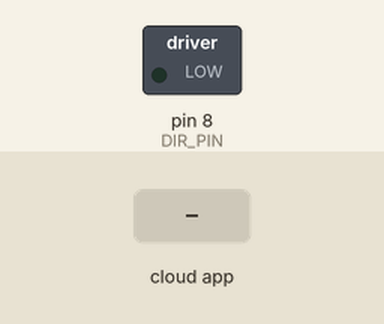
Bench run of a sketch on a simulated Arduino Uno, built with avr-gcc and run on an emulated ATmega328P. Parts: switched loads named in the sketch (green lamp = pin HIGH). Inputs (shaded band) come from the test bench. The ROS host is connected and sends only what is stated; pins used as bus, display or sensor lines are not drawn.

Above: at 1.2 s.
1.3 s: the phone or cloud app sets HCmotor to 45
At 1.9 s:
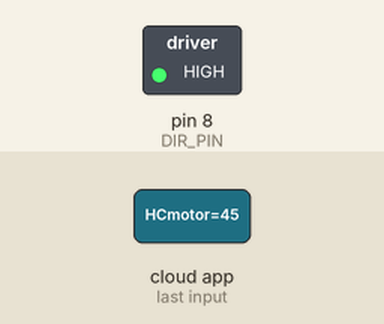
Timing chart, 0 to 4.3 s (numbered marks = the images above; inputs shaded):
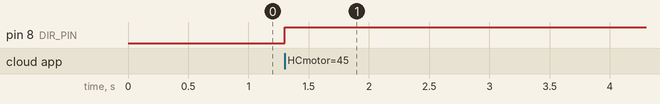

Measured:
- after the input at 1.3 s, pin 8 (DIR_PIN): LOW → HIGH at once

The sketch:

Railway_StepMotor.ino
```cpp
// 가변저항을 이용한 리니어 이송레일 정역제어

/* 라이브러리 include */
#include "HCMotor.h"
#include <ros.h>
#include <std_msgs/Int32.h>

/* 모터드라이버 연결핀 */
#define DIR_PIN 8 //스텝모터드라이버 DIR 연결핀
#define CLK_PIN 9 //스텝모터드라이버 CLK 연결핀

/* HCMotor 라이브러리 인스턴스 생성 */
HCMotor HCMotor;

ros::NodeHandle nh;

int var;

void messageCb(const std_msgs::Int32 &msg)
{
    var = msg.data;
    if(var > 0){
      HCMotor.Direction(0, FORWARD);
      HCMotor.DutyCycle(0, var);
    }
    else if(var < 0){
      var = -(var);
      HCMotor.Direction(0, REVERSE);
      HCMotor.DutyCycle(0, var);
    }
    HCMotor.DutyCycle(0, var);
    //Serial.println(var);
}

ros::Subscriber<std_msgs::Int32> sub("HCmotor", &messageCb);

void setup()
{
  //Serial.begin(57600);

  nh.initNode();

  /* 라이브러리 초기화 */
  HCMotor.Init();

  /* 모터0을 스텝모터로 설정하고 연결된 핀을 지정 */
  HCMotor.attach(0, STEPPER, CLK_PIN, DIR_PIN);

  /* 모터를 연속동작모드로 설정*/
  HCMotor.Steps(0,CONTINUOUS);

  nh.subscribe(sub);
  HCMotor.DutyCycle(0,0);
}

void loop()
{
  nh.spinOnce();
  delay(0.01);
}
```

HCMotor.h
```cpp
/* FILE:    HCMotor.h
   DATE:    09/07/15
   VERSION: 0.1
   AUTHOR:  Andrew Davies
11/03/15 version 0.1: Original version

Library header for driving DC and stepper motors.
You may copy, alter and reuse this code in any way you like, but please leave
reference to HobbyComponents.com in your comments if you redistribute this code.
This software may not be used directly for the purpose of selling products that
directly compete with Hobby Components Ltd's own range of products.
THIS SOFTWARE IS PROVIDED "AS IS". HOBBY COMPONENTS MAKES NO WARRANTIES, WHETHER
EXPRESS, IMPLIED OR STATUTORY, INCLUDING, BUT NOT LIMITED TO, IMPLIED WARRANTIES OF
MERCHANTABILITY AND FITNESS FOR A PARTICULAR PURPOSE, ACCURACY OR LACK OF NEGLIGENCE.
HOBBY COMPONENTS SHALL NOT, IN ANY CIRCUMSTANCES, BE LIABLE FOR ANY DAMAGES,
INCLUDING, BUT NOT LIMITED TO, SPECIAL, INCIDENTAL OR CONSEQUENTIAL DAMAGES FOR ANY
REASON WHATSOEVER.
*/


#ifndef HCMotor_h
#define HCMotor_h

#include "Arduino.h"

/******************************************************************************
  CHANGE THIS VALUE TO MATCH THE NUMBER OF MOTORS YOU WISH TO ATTACH
Increasing this value will allow you to drive more motors. Reducing it will
increase the speed of your main loop
/*****************************************************************************/

#define MAXMOTORS 4

/*****************************************************************************/


#define REVERSE false
#define FORWARD true
#define CONTINUOUS 0xFFFF

/* Supported Motor types */
enum MotorType
{
  DCMOTOR,
  DCMOTOR_H_BRIDGE,
  STEPPER
};


/* Structure used to store information about each attached motor type */
struct MotorInfo
{
   uint8_t MotorType;
   volatile uint8_t* PortA;
   volatile uint8_t* PortB;
   volatile uint8_t* ActivePort;
   uint8_t MaskA;
   uint8_t MaskB;
   uint8_t ActiveMask;
   uint8_t PinA;
   uint8_t PinB;
   unsigned int Counter = 0;
   unsigned int PulseLength = 0;
   unsigned int PulseHigh = 0;
   unsigned int Steps = 0;
   boolean Attached = false;
   boolean Direction = FORWARD;
};


/* Timer 2 clock prescaling values */
enum MotorT2PreScaller
{
  T2_CLK_DIV_0    = 1,
  T2_CLK_DIV_8    = 2,
  T2_CLK_DIV_32   = 3,
  T2_CLK_DIV_64   = 4,
    T2_CLK_DIV_128  = 5,
    T2_CLK_DIV_256  = 6,
    T2_CLK_DIV_1024 = 7
};


class HCMotor
{
  public:
  HCMotor(void);
  void Init(void);
  void attach(byte MotorNum, byte MotorType, byte Pin);
  void attach(byte MotorNum, byte MotorType, byte PinA, byte PinB);
  void detach(byte MotorNum);
  void DutyCycle(byte MotorNum, unsigned int Time);
  void OnTime(byte MotorNum, unsigned int Time);
  void Direction(byte MotorNum, boolean Direction);
  void Steps(byte MotorNum, unsigned int Steps);

  private:
  void _MotorTimer2(void);
  void _MotorTimer2Init(byte prescaler, byte compare);
};


#endif
```

HCmotor.cpp
```cpp
/* FILE:    HCMotor.cpp
   DATE:    09/07/15
   VERSION: 0.1
   AUTHOR:  Andrew Davies
11/03/15 version 0.1: Original version

Library for driving DC and stepper motors.
You may copy, alter and reuse this code in any way you like, but please leave
reference to HobbyComponents.com in your comments if you redistribute this code.
This software may not be used directly for the purpose of selling products that
directly compete with Hobby Components Ltd's own range of products.
THIS SOFTWARE IS PROVIDED "AS IS". HOBBY COMPONENTS MAKES NO WARRANTIES, WHETHER
EXPRESS, IMPLIED OR STATUTORY, INCLUDING, BUT NOT LIMITED TO, IMPLIED WARRANTIES OF
MERCHANTABILITY AND FITNESS FOR A PARTICULAR PURPOSE, ACCURACY OR LACK OF NEGLIGENCE.
HOBBY COMPONENTS SHALL NOT, IN ANY CIRCUMSTANCES, BE LIABLE FOR ANY DAMAGES,
INCLUDING, BUT NOT LIMITED TO, SPECIAL, INCIDENTAL OR CONSEQUENTIAL DAMAGES FOR ANY
REASON WHATSOEVER.
*/


#include "HCMotor.h"
#include <avr/interrupt.h>

MotorInfo Motor[MAXMOTORS];


/* Constructor to initialise the GPIO and library */
HCMotor::HCMotor(void)
{
  /* Nothing to do ! */
}

/* Initialise the interrupt timer to generate the TDM/Clock signals in the
   background. Set the timer an interrupt to trigger every 100uS. */
void HCMotor::Init(void)
{
  HCMotor::_MotorTimer2Init(T2_CLK_DIV_32, 49);
}

/* Reconfigures the hardware timer 2 to trigger an interrupt */
void HCMotor::_MotorTimer2Init(byte prescaler, byte compare)
{
  /* Turn off interrupts whilst we setup the timer */
  cli();
  /* Set timer mode to clear timer on compare match (mode 2)*/
  TCCR2A = (1<<WGM21);

  /* Set the prescaler */
  TCCR2B = prescaler;

  /* Clear timer 2 counter */
  TCNT2 = 0;

  /* Set the compare match register */
  OCR2A = compare;

  /* Enable timer 2 interrupt on compare match */
  TIMSK2 = (1<<OCIE2A);

    /* Turn interrupts back on */
    sei();

}


/* Attaches a PWM output for a standard DC motor where:
MotorNum is a value used to reference which motor we wish to attach. Valid values are between 0 and MAXMOTORS.
MotorType is the type of motor being attached. Currently only one valid value (DCMOTOR)
Pin is the digital pin to attach it to (this can be any digital pin, not just the hardware PWM pins)
*/
void HCMotor::attach(byte MotorNum, byte MotorType, byte Pin)
{
  if(MotorNum < MAXMOTORS)
  {
    /* Store the port number and mask for the required digital pin */
    Motor[MotorNum].PortA = portOutputRegister(digitalPinToPort(Pin));
    Motor[MotorNum].ActivePort = Motor[MotorNum].PortA;

    Motor[MotorNum].MaskA = digitalPinToBitMask(Pin);
    Motor[MotorNum].ActiveMask = Motor[MotorNum].MaskA;

    /* Set all values used for generating the pulse to zero */
    Motor[MotorNum].Counter = 0;
    Motor[MotorNum].PulseHigh = 0;
    Motor[MotorNum].PulseLength = 0;

    /* If motor is already attached to pins then disable them before
       attaching to new pins */
    if (Motor[MotorNum].Attached)
    {
      pinMode(Motor[MotorNum].PinA, INPUT);
    }else
    {
      Motor[MotorNum].Attached = true;
    }

    /* Save the motor type and attached pin */
    Motor[MotorNum].MotorType = MotorType;
    Motor[MotorNum].PinA = Pin;

    /* Set the digital pin to an output. */
    pinMode(Pin, OUTPUT);
  }
}

/* Attaches a PWM output for a standard DC motor with H-bridge driver or a stepper motor where:
MotorNum is a value used to reference which motor we wish to attach. Valid values are between 0 and MAXMOTORS.
MotorType is the type of motor being attached. Valid values are DCMOTOR_H_BRIDGE or STEPPER
PinA  PinB are the digital pins to attach it to. For a stepper motor PinA is the clock pin and PinB is the direction pin.
*/
void HCMotor::attach(byte MotorNum, byte MotorType, byte PinA, byte PinB)
{
  if(MotorNum < MAXMOTORS)
  {
    /* Store the port number and mask for the required digital pins */
    Motor[MotorNum].PortA = portOutputRegister(digitalPinToPort(PinA));
    Motor[MotorNum].PortB = portOutputRegister(digitalPinToPort(PinB));

    Motor[MotorNum].MaskA = digitalPinToBitMask(PinA);
    Motor[MotorNum].MaskB = digitalPinToBitMask(PinB);

    /* Set an active direction */
    if(Motor[MotorNum].Direction == FORWARD || Motor[MotorNum].MotorType == STEPPER)
    {
      Motor[MotorNum].ActivePort = Motor[MotorNum].PortA;
      Motor[MotorNum].ActiveMask = Motor[MotorNum].MaskA;
    }else
    {
      Motor[MotorNum].ActivePort = Motor[MotorNum].PortB;
      Motor[MotorNum].ActiveMask = Motor[MotorNum].MaskB;
    }

    /* Set all values used for generating the pulse to zero */
    Motor[MotorNum].Counter = 0;
    Motor[MotorNum].PulseHigh = 0;
    Motor[MotorNum].PulseLength = 0;

    /* If motor is already attached to pins then disable them before
       attaching to new pins */
    if (Motor[MotorNum].Attached)
    {
      pinMode(Motor[MotorNum].PinA, INPUT);
      pinMode(Motor[MotorNum].PinB, INPUT);
    }else
    {
      Motor[MotorNum].Attached = true;
    }

    /* Save the motor type and attached pins */
    Motor[MotorNum].MotorType = MotorType;
    Motor[MotorNum].PinA = PinA;
    Motor[MotorNum].PinB = PinB;

    /* Set the digital pins to an output. */
    pinMode(PinA, OUTPUT);
    pinMode(PinB, OUTPUT);
  }
}


/* Removes an attached motor from the list and sets its pin(s) to inputs where:
   MotorNum is a value used to reference which motor we wish to detach. */
void HCMotor::detach(byte MotorNum)
{
  if (Motor[MotorNum].Attached)
  {
    Motor[MotorNum].Counter = 0;
    Motor[MotorNum].PulseHigh = 0;
    Motor[MotorNum].PulseLength = 0;

    pinMode(Motor[MotorNum].PinA, INPUT);
    if(Motor[MotorNum].MotorType == DCMOTOR_H_BRIDGE || Motor[MotorNum].MotorType == STEPPER)
      pinMode(Motor[MotorNum].PinB, INPUT);

    Motor[MotorNum].Attached = false;
  }
}


/* Sets the on part of the duty cycle for DC motors where:
   MotorNum is a value used to reference which motor we wish to alter.
   Time is the amount of the duty cycle the motor will be on for in 100uS increments. */
void HCMotor::OnTime(byte MotorNum, unsigned int Time)
{
  if (Motor[MotorNum].Attached && Motor[MotorNum].MotorType != STEPPER)
  {
    if(Time <= Motor[MotorNum].PulseLength)
    {
      Motor[MotorNum].PulseHigh = Time;
    }else
    {
      Motor[MotorNum].PulseHigh = Motor[MotorNum].PulseLength;
    }
  }
}

/* For DC motors sets the duty cycle length, for stepper motors the clock speed, where:
   MotorNum is a value used to reference which motor we wish to alter.
   Time is the duty cycle time in uS. For stepper motors this sets the clock speed. */
void HCMotor::DutyCycle(byte MotorNum, unsigned int Time)
{
  if (Motor[MotorNum].Attached)
  {
    Motor[MotorNum].PulseLength = Time;
    if(Motor[MotorNum].PulseHigh > Motor[MotorNum].PulseLength)
      Motor[MotorNum].PulseHigh = Motor[MotorNum].PulseLength;

    if(Motor[MotorNum].MotorType == STEPPER)
      Motor[MotorNum].PulseHigh = Motor[MotorNum].PulseLength >> 1;

  }
}

/* Sets the direction of the motor for H-Bridge and stepper motors where:
  MotorNum is a value used to reference which motor we wish to alter.
  Direction is the direction of the motor. Valid values are FORWARD & REVERSE

  For H-Bridge motors this will switch the pin the PWM is output to and the sets the opposite pin low.
  For stepper motors the will set the direction pin (PinB) high or low. */

void HCMotor::Direction(byte MotorNum, boolean Direction)
{
  if(Motor[MotorNum].MotorType == DCMOTOR_H_BRIDGE)
  {
    /* If H-Bridge motor then swat the PWM pin */
    if(Direction == FORWARD)
    {
      Motor[MotorNum].ActivePort = Motor[MotorNum].PortA;
      Motor[MotorNum].ActiveMask = Motor[MotorNum].MaskA;
      digitalWrite(Motor[MotorNum].PinB, LOW);
    }else
    {
      Motor[MotorNum].ActivePort = Motor[MotorNum].PortB;
      Motor[MotorNum].ActiveMask = Motor[MotorNum].MaskB;
      digitalWrite(Motor[MotorNum].PinA, LOW);
    }
  /* If Stepper motor then change the direction pin */
  }else if(Motor[MotorNum].MotorType == STEPPER)
  {
    digitalWrite(Motor[MotorNum].PinB, Direction);
  }

  Motor[MotorNum].Direction = Direction;
}

/* Sets the number of steps (pulses) to step a stepper motor where:
   MotorNum is a value used to reference which motor we wish to alter.
   Steps is the number of steps to step the motor.

   Note that for DC motors this function does nothing. */
void HCMotor::Steps(byte MotorNum, unsigned int Steps)
{
  Motor[MotorNum].Steps = Steps;
}


/* Interrupt service routine for Timer 2 compare match */
ISR(TIMER2_COMPA_vect)
{
  byte Index;

  /* Step through each motor */
  for (Index = 0; Index < MAXMOTORS; Index++)
  {
    /* Check if the motor is attached, duty cycle is not zero, and if it is
       a stepper motor number of steps is not zero */
    if(Motor[Index].PulseLength &&
       Motor[Index].Attached &&
       (Motor[Index].MotorType != STEPPER || Motor[Index].Steps))
    {
      /* Tick up the counter time */
      Motor[Index].Counter++;

      /* If the counter time is still in the ON time then set the PWM/Clock pin high */
      if (Motor[Index].Counter <= Motor[Index].PulseHigh)
      {
        *Motor[Index].ActivePort |= Motor[Index].ActiveMask;
      /* Else set the pin low */
      }else
      {
        *Motor[Index].ActivePort &= ~Motor[Index].ActiveMask;
      }

      /* If the counter time has reached the end of the duty cycle then reset it */
      if (Motor[Index].Counter >= Motor[Index].PulseLength)
      {
        Motor[Index].Counter = 0;
      /* If motor is a stepper motor then reduce the step counter by one */
      if (Motor[Index].MotorType == STEPPER && Motor[Index].Steps && Motor[Index].Steps != CONTINUOUS)
        Motor[Index].Steps--;
      }
    }
  }
}
```
